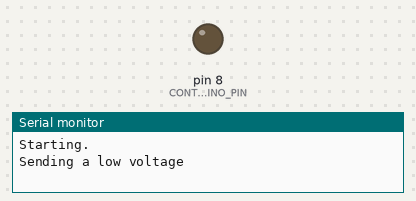
A sketch run on a simulated Arduino Uno, built with avr-gcc and run on an emulated ATmega328P. Parts: output pins drawn as LEDs (lit = HIGH), the last lines printed to the serial monitor.

Above: at 5.0 s.
At 12.5 s:
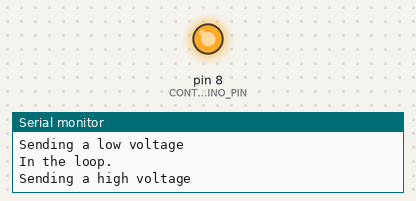
Timing chart, 0 to 19.5 s (numbered marks = the images above):
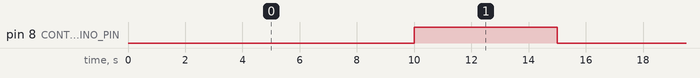

The sketch:

Braking_System_Test.ino
```cpp
const int KILL_SWITCH_PIN = 11;
const int CONTROL_ARDUINO_PIN = 8;
static int counter = 0;

void setup(){
  Serial.begin(9600);
  pinMode(KILL_SWITCH_PIN, INPUT);
  pinMode(CONTROL_ARDUINO_PIN, OUTPUT);
  counter = 0;
  Serial.println("Starting. ");

}

void loop(){

  counter++;
  if(counter % 3 == 0){
    digitalWrite(CONTROL_ARDUINO_PIN, HIGH);
    Serial.println("Sending a high voltage");
  }
  else{
    digitalWrite(CONTROL_ARDUINO_PIN, LOW);
    Serial.println("Sending a low voltage");
  }
  delay(5000);

  Serial.println("In the loop. ");


}
```

Measured:
- by itself, pin 8 (CONTROL_ARDUINO_PIN): alternates HIGH for 5.0 s and LOW for 10.0 s
